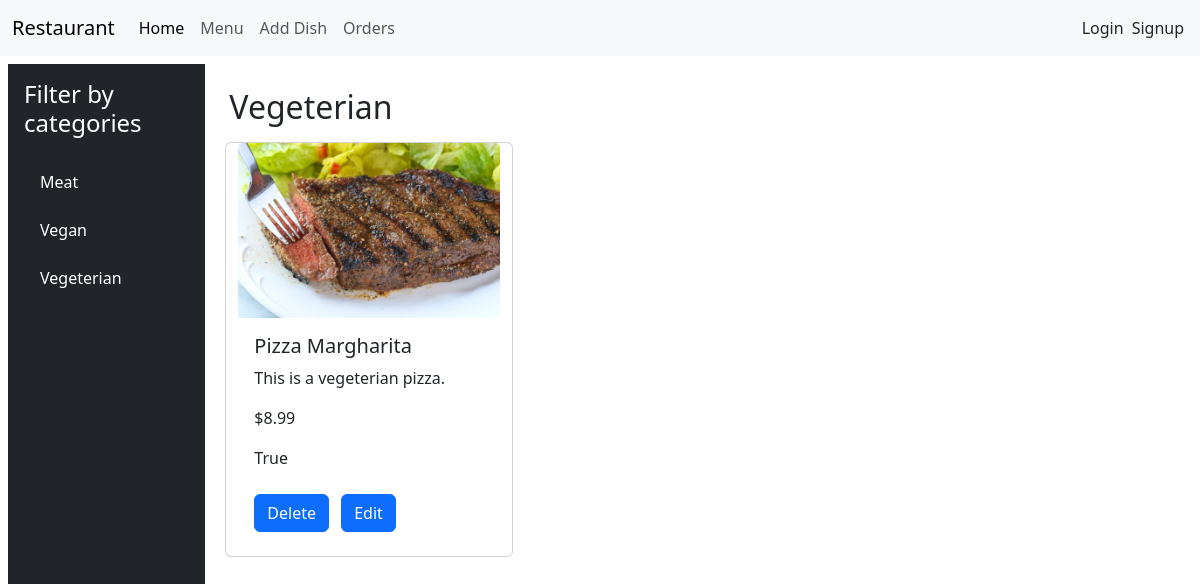
Page /restaurant/menu/category/3/ on the committed database.
### menu/models.py (models this page shows, shortened)
class Category(models.Model):
    name = models.CharField(max_length=20)

class Dish(models.Model):
    name = models.CharField(max_length=50)
    description = models.CharField(max_length=100, blank=True)
    price = models.DecimalField(max_digits=4, decimal_places=2)
    category = models.ForeignKey(
        Category, on_delete=models.CASCADE, related_name="dishes"
    )
    is_available = models.BooleanField(default=True)

### menu/views.py (the view)
# urls.py: path("", views.index, name="index"),
def index(request, category_id=None):
    categories = Category.objects.all()
    if category_id:
        selected_category = get_object_or_404(Category, id=category_id)
        dishes = Dish.objects.filter(category=selected_category)
    else:
        dishes = Dish.objects.all()
        selected_category = None
    return render(
        request,
        "index.html",
        {
            "dishes": dishes,
            "categories": categories,
            "selected_category": selected_category,
        },
    )

### templates/index.html (shortened to what this page needs)
<!DOCTYPE html>
<html lang="en">
  <head>
  </head>
  <body>
    {% extends 'base.html' %} {% block content %}
    <div class="row m-2">
      <div
        class="col-md-3 col-lg-2 bg-dark text-white d-flex flex-column vh-100 p-3"
      >
        <h4 class="mb-4">Filter by categories</h4>
        <ul class="nav flex-column">
          {% for category in categories %}
          <li class="nav-item mb-2">
            <a
              href="{% url 'filter_by_category' category.id %}"
              class="nav-link text-white"
            >
              {{ category.name }}
            </a>
          </li>
          {% endfor %}
        </ul>
      </div>
      <div class="col-md-9 col-lg-10 p-4">
        <h2>
          {% if selected_category %} {{ selected_category.name }} {% else %} All
          Dishes {% endif %}
        </h2>
        <div class="row">
          {% for dish in dishes %} {% include 'card.html' %} {% endfor %}
        </div>
      </div>
    </div>
    {% endblock %}

### templates/card.html
{% load static %}
<div class="card h-100 m-2" style="width: 18rem">
  <a href="{% url 'detail' dish.id %}">
    <img src="{% static 'dish1.jpg' %}" class="card-img-top" alt="..." />
  </a>
  <div class="card-body">
    <h5 class="card-title">{{ dish.name }}</h5>
    <p class="card-text">{{ dish.description }}</p>
    <p class="card-text">${{ dish.price }}</p>
    <p class="card-text">{{ dish.is_available }}</p>
    <a href="{% url 'delete' dish.id %}" class="btn btn-primary">Delete</a>
    <a href="{% url 'edit' dish.id %}" class="btn btn-primary m-2">Edit</a>
  </div>
</div>

### rows in the picture
Category: name "Meat"
Category: name "Vegan"
Category: name "Vegeterian"
Dish: name "Pizza Margharita", description "This is a vegeterian pizza.", price "8.99", is_available "True"
